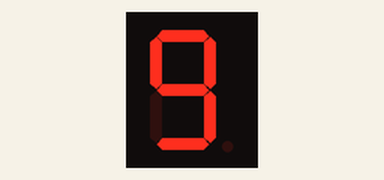
A sketch run on a simulated Arduino Uno, built with avr-gcc and run on an emulated ATmega328P. Shown: 1-digit seven-segment display. Wiring (inferred from the names in the program): 1-digit 7-segment display, segments lit when HIGH: segments pin 2, pin 3, pin 4, pin 5, pin 6, pin 7, pin 8. The segment pins are drawn as the display they are named for.

Above: at 0.1 s.
At 1.1 s:
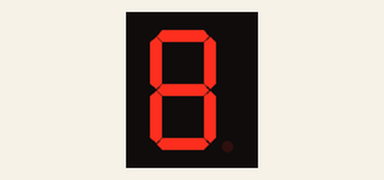
At 2.1 s:
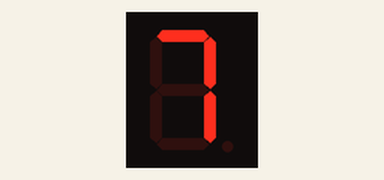
At 4.1 s:
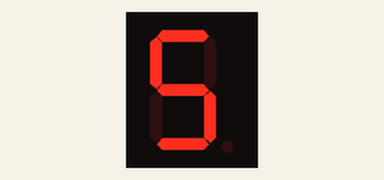
At 6.1 s:
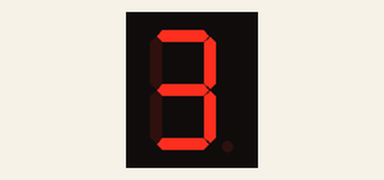
At 9.1 s:
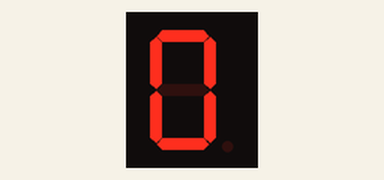

Measured:
- by itself, everything shown: repeats every 10.0 s, in 10 steps
- what the display in image 1 shows lasts 1.0 s, from 1.0 s to 2.0 s

The sketch:

countDown.ino
```cpp
int segA = 2;
int segB = 3;
int segC = 4;
int segD = 5;
int segE = 6;
int segF = 7;
int segG = 8;

void setup()
{
  pinMode(segA, OUTPUT);
  pinMode(segB, OUTPUT);
  pinMode(segC, OUTPUT);
  pinMode(segD, OUTPUT);
  pinMode(segE, OUTPUT);
  pinMode(segF, OUTPUT);
  pinMode(segG, OUTPUT);
}

void loop()
{

  Nine();
  delay(1000);

  Eight();
  delay(1000);

  Seven();
  delay(1000);

  Six();
  delay(1000);

  Five();
  delay(1000);

  Four();
  delay(1000);

  Three();
  delay(1000);

  Two();
  delay(1000);

  One();
  delay(1000);

  Zero();
  delay(1000);

}

void Zero()
{
  digitalWrite(segA, HIGH);
  digitalWrite(segB, HIGH);
  digitalWrite(segC, HIGH);
  digitalWrite(segD, HIGH);
  digitalWrite(segE, HIGH);
  digitalWrite(segF, HIGH);
  digitalWrite(segG, LOW);
}

void One()
{
  digitalWrite(segA, LOW);
  digitalWrite(segB, HIGH);
  digitalWrite(segC, HIGH);
  digitalWrite(segD, LOW);
  digitalWrite(segE, LOW);
  digitalWrite(segF, LOW);
  digitalWrite(segG, LOW);
}

void Two()
{
  digitalWrite(segA, HIGH);
  digitalWrite(segB, HIGH);
  digitalWrite(segC, LOW);
  digitalWrite(segD, HIGH);
  digitalWrite(segE, HIGH);
  digitalWrite(segF, LOW);
  digitalWrite(segG, HIGH);
}

void Three ()
{
  digitalWrite(segA, HIGH);
  digitalWrite(segB, HIGH);
  digitalWrite(segC, HIGH);
  digitalWrite(segD, HIGH);
  digitalWrite(segE, LOW);
  digitalWrite(segF, LOW);
  digitalWrite(segG, HIGH);
}
void Four ()
{
  digitalWrite(segA, LOW);
  digitalWrite(segB, HIGH);
  digitalWrite(segC, HIGH);
  digitalWrite(segD, LOW);
  digitalWrite(segE, LOW);
  digitalWrite(segF, HIGH);
  digitalWrite(segG, HIGH);
}

void Five ()
{
  digitalWrite(segA, HIGH);
  digitalWrite(segB, LOW);
  digitalWrite(segC, HIGH);
  digitalWrite(segD, HIGH);
  digitalWrite(segE, LOW);
  digitalWrite(segF, HIGH);
  digitalWrite(segG, HIGH);
}

void Six ()
{
  digitalWrite(segA, HIGH);
  digitalWrite(segB, LOW);
  digitalWrite(segC, HIGH);
  digitalWrite(segD, HIGH);
  digitalWrite(segE, HIGH);
  digitalWrite(segF, HIGH);
  digitalWrite(segG, HIGH);
}

void Seven()
{
  digitalWrite(segA, HIGH);
  digitalWrite(segB, HIGH);
  digitalWrite(segC, HIGH);
  digitalWrite(segD, LOW);
  digitalWrite(segE, LOW);
  digitalWrite(segF, LOW);
  digitalWrite(segG, LOW);
}

void Eight()
{
  digitalWrite(segA, HIGH);
  digitalWrite(segB, HIGH);
  digitalWrite(segC, HIGH);
  digitalWrite(segD, HIGH);
  digitalWrite(segE, HIGH);
  digitalWrite(segF, HIGH);
  digitalWrite(segG, HIGH);
}

void Nine()
{
  digitalWrite(segA, HIGH);
  digitalWrite(segB, HIGH);
  digitalWrite(segC, HIGH);
  digitalWrite(segD, HIGH);
  digitalWrite(segE, LOW);
  digitalWrite(segF, HIGH);
  digitalWrite(segG, HIGH);
}
```
